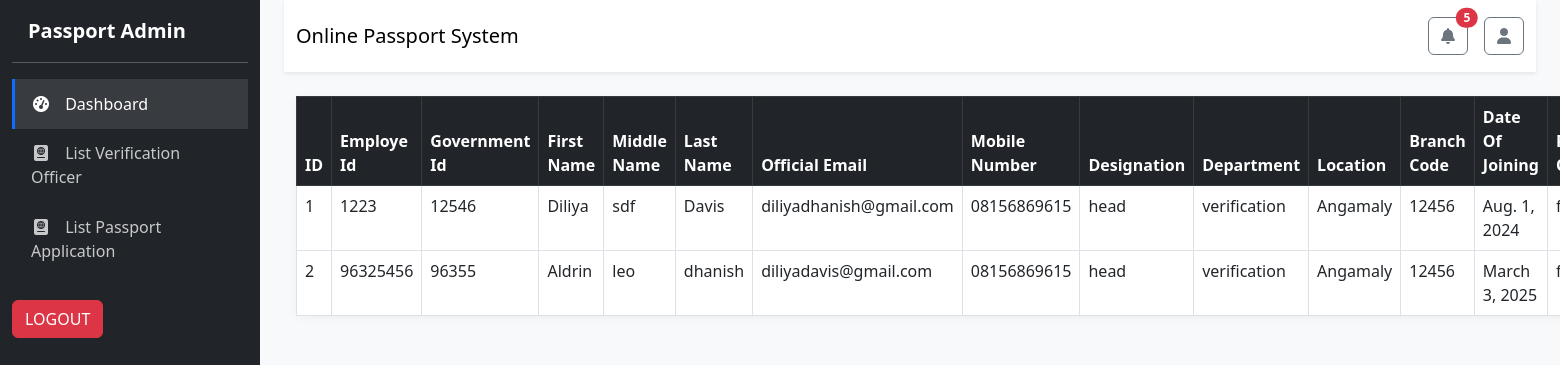
The app's page /list_verificationofficer/, older data.
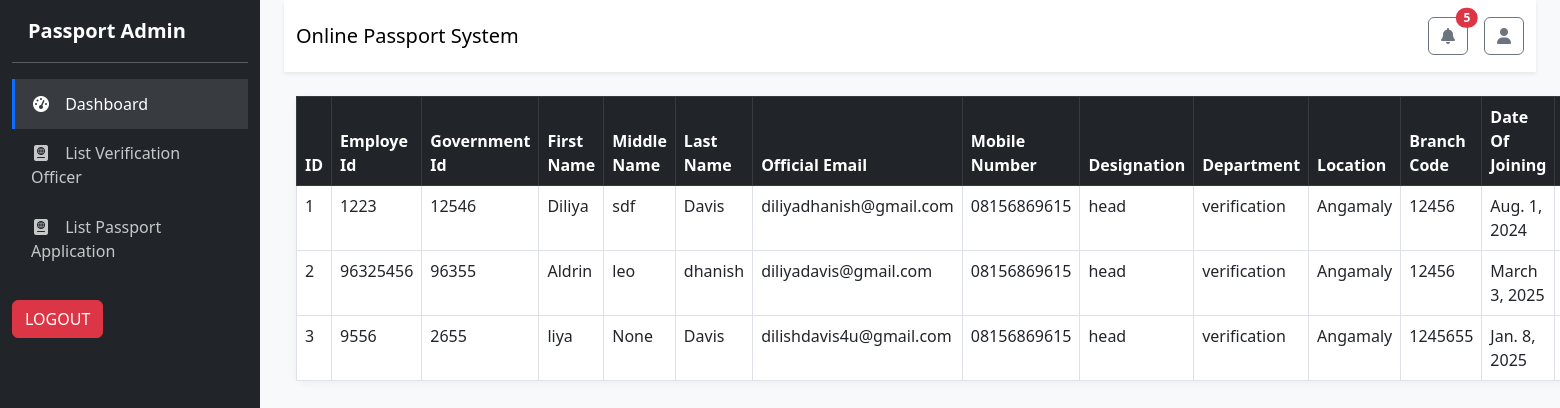
The same page, newer data.
### verification_app/models.py (models this page shows, shortened)
class Employee(models.Model):
    employee_id = models.CharField(max_length=20, unique=True)
    govt_id = models.CharField(max_length=20, unique=True)
    first_name = models.CharField(max_length=50)
    middle_name = models.CharField(max_length=50, blank=True, null=True)
    last_name = models.CharField(max_length=50)
    dob = models.DateField()
    gender = models.CharField(max_length=10)
    photo = models.ImageField(upload_to='employee_photos/')
    official_email = models.EmailField(unique=True)
    alternative_email = models.EmailField(blank=True, null=True)
    mobile_number = models.CharField(max_length=15)
    emergency_contact = models.CharField(max_length=15, blank=True, null=True)
    designation = models.CharField(max_length=100)
    department = models.CharField(max_length=100)
    location = models.CharField(max_length=100)
    branch_code = models.CharField(max_length=20)
    joining_date = models.DateField()
    reporting_officer = models.CharField(max_length=100)
    employment_type = models.CharField(max_length=20)
    user_role = models.CharField(max_length=50)
    jurisdiction = models.TextField()  # Comma-separated values
    access_level = models.CharField(max_length=20)
    verify_authority = models.TextField()  # Comma-separated values
    password = models.CharField(max_length=128)
    digital_signature = models.ImageField(upload_to='digital_signatures/')
    last_login = models.DateTimeField(null=True, blank=True)

### passport_app/views.py (the view)
# urls.py: path('list_verificationofficer/', views.list_verificationofficer, name='list_verificationofficer'),
def list_verificationofficer(request):
    data = Employee.objects.all()
    return render(request, "admin/List_Manage_verification_officer.html",{"data": data})

### passport_app/templates/admin/List_Manage_verification_officer.html (shortened to what this page needs)
<!DOCTYPE html>
{% extends 'home.html' %}
{% block content %}
<html lang="en">
<head>
</head>
<body>
    <div class="container mt-4">
         <table class="table table-bordered table-responsive">
            <thead class="table-dark">
                <tr>
                    <th>ID</th>
                    <th>Employe Id</th>
                    <th>Government Id</th>
                    <th>First Name</th>
                    <th>Middle Name</th>
                    <th>Last Name</th>
                    <th>Official Email</th>
                    <th>Mobile Number</th>
                    <th>Designation</th>
                    <th>Department</th>
                    <th>Location</th>
                    <th>Branch Code</th>
                    <th>Date Of Joining</th>
                    <th>Reporting Officer</th>
                </tr>
            </thead>
            <tbody>
                {% for d in data %}
                <tr>
                    <td>{{d.id}}</td>
                    <td>{{d.employee_id}}</td>
                    <td>{{d.govt_id}}</td>
                    <td>{{d.first_name}}</td>
                    <td>{{d.middle_name}}</td>
                    <td>{{d.last_name}}</td>
                    <td>{{d.official_email}}</td>
                    <td>{{d.mobile_number}}</td>
                    <td>{{d.designation}}</td>
                    <td>{{d.department}}</td>
                    <td>{{d.location}}</td>
                    <td>{{d.branch_code}}</td>
                    <td>{{d.joining_date}}</td>
                    <td>{{d.reporting_officer}}</td>
                </tr>
                {% endfor %}
            </tbody>
    </div>
</body>
</html>
{% endblock %}

### passport_app/templates/home.html (shortened to what this page needs)
<!DOCTYPE html>
<html lang="en">
<head>
    <link href="https://cdnjs.cloudflare.com/ajax/libs/bootstrap/5.3.0/css/bootstrap.min.css" rel="stylesheet">
    <link href="https://cdnjs.cloudflare.com/ajax/libs/font-awesome/6.0.0/css/all.min.css" rel="stylesheet">
</head>
<body>
    <div class="container-fluid">
        <div class="row">
            <div class="col-md-3 col-lg-2 d-md-block sidebar collapse">
                <div class="position-sticky pt-3">
                    <a href="#" class="d-flex align-items-center mb-3 mb-md-0 mx-md-3 text-white text-decoration-none">
                        <span class="fs-5 fw-bold">Passport Admin</span>
                    </a>
                    <hr>
                    <ul class="nav flex-column">
                        <li class="nav-item">
                            <a class="nav-link active" href="{% url 'home' %}" data-bs-toggle="tab">
                                <i class="fas fa-tachometer-alt"></i> Dashboard
                            </a>
                        <li class="nav-item">
                            <a class="nav-link" href="{% url 'list_verificationofficer' %}" data-bs-toggle="tab">
                                <i class="fas fa-passport"></i> List Verification Officer
                            </a>
                        </li>
                        <li class="nav-item">
                            <a class="nav-link" href="{% url 'ListManagePassport_application' %}" data-bs-toggle="tab">
                                <i class="fas fa-passport"></i> List Passport Application
                            </a>
                        </li>
                    <form action="{% url 'admin-logout' %}" method="post">
                        <button type="submit" class="btn btn-danger">LOGOUT</button>
                    </form>
                </div>
            </div>
            <div class="col-md-9 ms-sm-auto col-lg-10 px-md-4">
                <nav class="navbar navbar-expand-lg navbar-light bg-white py-3 shadow-sm mb-4">
                    <div class="container-fluid">
                        <span class="navbar-brand">Online Passport System</span>
                        <div class="d-flex">
                            <div class="dropdown me-3">
                                <a href="#" class="btn btn-outline-secondary position-relative" id="notificationsDropdown" data-bs-toggle="dropdown">
                                    <i class="fas fa-bell"></i>
                                    <span class="position-absolute top-0 start-100 translate-middle badge rounded-pill bg-danger">5</span>
                                </a>
                            </div>
                            <div class="dropdown">
                                <a href="#" class="btn btn-outline-secondary" id="userDropdown" data-bs-toggle="dropdown">
                                    <i class="fas fa-user"></i>
                                </a>
                            </div>
                        </div>
                    </div>
                </nav>
                {% block content %}{%endblock%}

### passport_app/templates/home.html (style rules this page uses)
:root { --primary-color: #0d6efd; --sidebar-bg: #212529; --card-border: #dee2e6; }
body { font-family: 'Segoe UI', Tahoma, Geneva, Verdana, sans-serif; background-color: #f8f9fa; }
.sidebar { min-height: 100vh; background-color: var(--sidebar-bg); color: white; }
.sidebar .nav-link { color: rgba(255, 255, 255, 0.75); padding: 0.8rem 1rem; border-left: 3px solid transparent; }
.sidebar .nav-link:hover, .sidebar .nav-link.active { color: white; background-color: rgba(255, 255, 255, 0.1); border-left: 3px solid var(--primary-color); }
.sidebar .nav-link i { margin-right: 10px; width: 20px; text-align: center; }
.table-responsive { border-radius: 10px; box-shadow: 0 2px 10px rgba(0, 0, 0, 0.05); }

Row changes from the older to the newer data that the page shows:
added Employee: id "3", employee_id "9556", govt_id "2655", first_name "liya", middle_name "None", last_name "Davis", official_email "dilishdavis4u@gmail.com", mobile_number "08156869615", designation "head", department "verification", location "Angamaly", branch_code "1245655", joining_date "Jan. 8, 2025"
